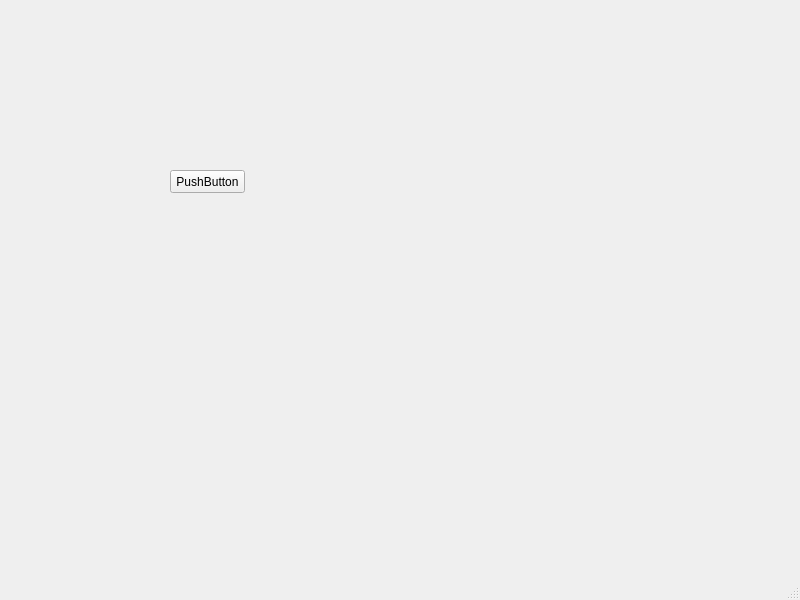
<?xml version="1.0" encoding="UTF-8"?>
<ui version="4.0">
 <class>MainWindow</class>
 <widget class="QMainWindow" name="MainWindow">
  <property name="geometry">
   <rect>
    <x>0</x>
    <y>0</y>
    <width>800</width>
    <height>600</height>
   </rect>
  </property>
  <property name="windowTitle">
   <string>MainWindow</string>
  </property>
  <widget class="QWidget" name="centralwidget">
   <widget class="QPushButton" name="pushButton">
    <property name="geometry">
     <rect>
      <x>170</x>
      <y>170</y>
      <width>75</width>
      <height>23</height>
     </rect>
    </property>
    <property name="text">
     <string>PushButton</string>
    </property>
   </widget>
  </widget>
  <widget class="QMenuBar" name="menubar">
   <property name="geometry">
    <rect>
     <x>0</x>
     <y>0</y>
     <width>800</width>
     <height>21</height>
    </rect>
   </property>
  </widget>
  <widget class="QStatusBar" name="statusbar"/>
 </widget>
 <resources/>
 <connections/>
</ui>
